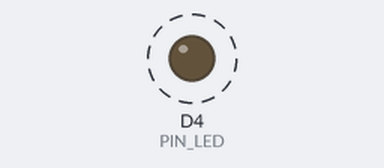
Recording of a sketch running on a simulated ESP8266 (NodeMCU). Shown: output pins drawn as LEDs (lit = HIGH). Dashed ring = blinking. WiFi joins after 1.5 s; servers stay silent unless stated.

Above: at 1.7 s.
Timing chart, 0 to 4.5 s (numbered marks = the images above):
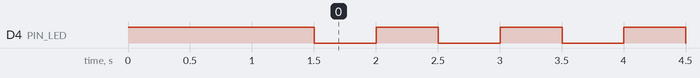

The sketch:

17.Update_OTA_Local.ino
```cpp
#include <ESP8266WiFi.h>
#include <ESP8266mDNS.h>
#include <WiFiUdp.h>
#include <ArduinoOTA.h>

// Kredensial Jaringan (Sangat disarankan menggunakan Mobile Hotspot Laptop/HP)
const char* ssid = "NAMA_WIFI_HOTSPOT_ANDA";
const char* password = "KATA_SANDI_HOTSPOT_ANDA";

// Sandi OTA: harus sama dengan sandi pada Firmware V1 (program 16)
const char* sandiOTA = "GANTI_SANDI_OTA";

// Definisi Pin Status LED pada KasgarIoT
// Catatan: LED D4 menggunakan logika Active LOW
#define PIN_LED D4

unsigned long waktuKedipTerakhir = 0;

void setup() {
  Serial.begin(115200);
  pinMode(PIN_LED, OUTPUT);

  // Firmware V2: Matikan LED saat setup awal
  // Menggunakan HIGH karena sirkuit Active LOW
  digitalWrite(PIN_LED, HIGH);

  WiFi.mode(WIFI_STA);
  WiFi.begin(ssid, password);
  while (WiFi.waitForConnectResult() != WL_CONNECTED) {
    delay(5000);
    ESP.restart();
  }

  // Layanan OTA tetap wajib ada, agar perangkat masih bisa diperbarui lagi
  ArduinoOTA.setHostname("mySertifikasi-OTA");
  ArduinoOTA.setPassword(sandiOTA);
  ArduinoOTA.begin();
}

void loop() {
  ArduinoOTA.handle(); // Tetap wajib ada

  // --- Modifikasi Logika Indikator OTA (Firmware V2) ---
  // LED D4 berkedip tiap 500 ms sebagai bukti OTA berhasil.
  // Memakai millis() dan bukan delay(), supaya ArduinoOTA.handle()
  // tetap terpanggil terus dan permintaan OTA berikutnya tidak terlewat.
  if (millis() - waktuKedipTerakhir >= 500) {
    waktuKedipTerakhir = millis();
    digitalWrite(PIN_LED, !digitalRead(PIN_LED));
  }
  // ---------------------------------------------------
}
```

Measured:
- by itself, D4 (PIN_LED): alternates HIGH for 0.50 s and LOW for 0.50 s
